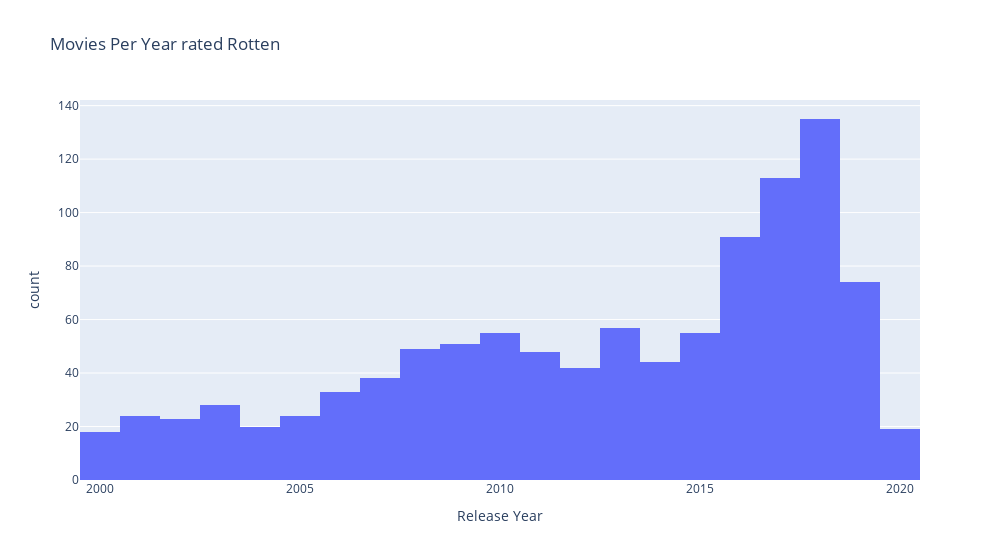

Notebook source saved alongside this figure:
### Code cell
netflix_plus_rt_df = netflix_plus_rt_df.dropna(subset="tomatometer_status")
# px.histogram(netflix_plus_rt_df, "release_year_x", color="tomatometer_status", labels={"release_year_x": "Release Year"}, color_discrete_sequence=['red', 'blue', 'green'], title="Movies Per Year with Rotten Tomatoes Rating")
netflix_plus_rt_df = netflix_plus_rt_df.sort_values(by=["tomatometer_status", "release_year_x"], ascending=False)

certified_fresh_netflix_plus_rt_df = netflix_plus_rt_df[netflix_plus_rt_df["tomatometer_status"] == "Certified-Fresh"]
fresh_netflix_plus_rt_df = netflix_plus_rt_df[netflix_plus_rt_df["tomatometer_status"] == "Fresh"]
rotten_netflix_plus_rt_df = netflix_plus_rt_df[netflix_plus_rt_df["tomatometer_status"] == "Rotten"]

px.histogram(
  netflix_plus_rt_df,
  "release_year_x",
  barmode="group",
  title="Movies Per Year rated Rotten",
  width=1000,
  labels={"release_year_x": "Release Year"},
)

### Figure 1 — Plotly figure (JSON) as saved in the notebook; plotly's stock layout.template omitted (floating-point values rounded to 4 significant figures; data arrays with more than 128 entries replaced by an {"elided": "..."} marker saying what was removed)
{"data": [{"alignmentgroup": "True", "bingroup": "x", "hovertemplate": "Release Year=%{x}<br>count=%{y}<extra></extra>", "legendgroup": "", "marker": {"color": "#636efa", "pattern": {"shape": ""}}, "name": "", "offsetgroup": "", "orientation": "v", "showlegend": false, "type": "histogram", "x": {"elided": "1041 int values"}, "xaxis": "x", "yaxis": "y"}], "layout": {"barmode": "group", "legend": {"tracegroupgap": 0}, "title": {"text": "Movies Per Year rated Rotten"}, "width": 1000, "xaxis": {"anchor": "y", "domain": [0, 1], "title": {"text": "Release Year"}}, "yaxis": {"anchor": "x", "domain": [0, 1], "title": {"text": "count"}}}}
